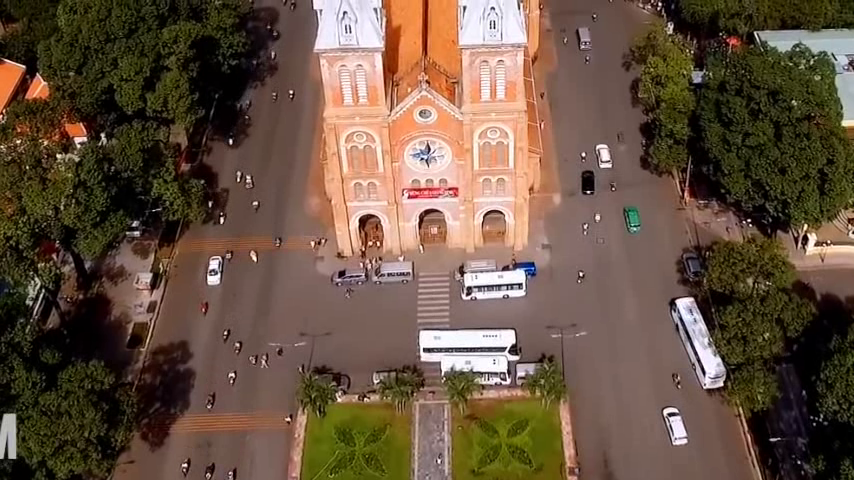
//> input picture frame 12 of opencv-saigon/vietnam_xvid.avi, 854 x 480 px
$ ./saigon   (built with g++ and OpenCV 4)
//> lines starting //> are read from the running program, lines starting //| are printed output that depends on the picture; after the words box and inside, x2 and y2 are one past the last pixel; in counts of white or black regions, pixels touching at a corner belong together
#include <stdlib.h>
#include <stdio.h>
#include "cv.h"
#include "highgui.h"

#pragma comment(lib,"cv.lib")
#pragma comment(lib,"cxcore.lib")
#pragma comment(lib,"highgui.lib")

#define MAX_CORNER 100
CvVideoWriter* videoWriter;
int writerSpeed = 25;
void count_object()
{
	CvCapture* capture = cvCaptureFromAVI( "vietnam_xvid.avi" );
	IplImage* frame = cvQueryFrame(capture);
//> frame is the input picture: 480 rows x 854 cols, CV_8UC3; mean B, G, R 65.9, 82.9, 103.8
	if(!videoWriter){
		videoWriter = cvCreateVideoWriter("save.avi",CV_FOURCC('x','v','i','d'),writerSpeed, cvSize(frame->width,frame->height));
	}

	CvFont font;
	cvInitFont( &font, CV_FONT_HERSHEY_SIMPLEX,0.4, 0.4, 0, 1, CV_AA );

	while(1)
	{
		frame=cvQueryFrame(capture);
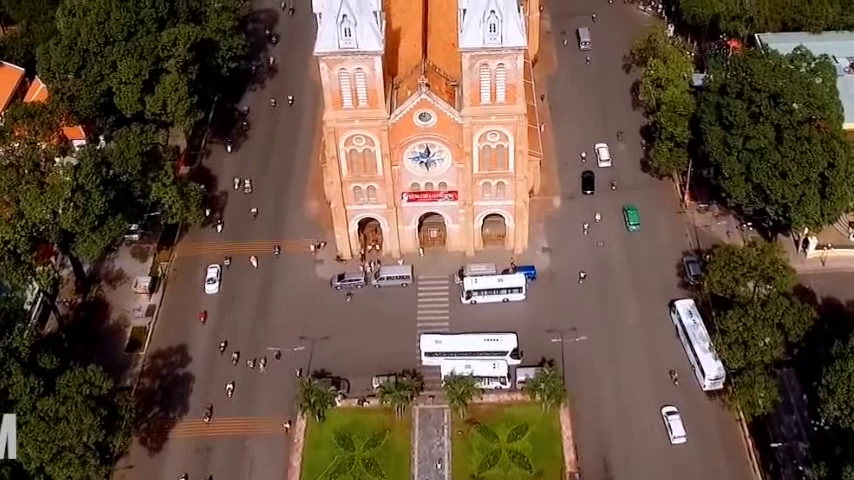
//> input picture frame 13 of opencv-saigon/vietnam_xvid.avi, 854 x 480 px
//> frame is the input picture: 480 rows x 854 cols, CV_8UC3; mean B, G, R 66.8, 83.1, 104.6

		if(!frame){
			printf("get frame error\n");
			break;
		}
		cvPutText( frame, "Count Object", cvPoint(5,cvGetSize(frame).height-20), &font, CV_RGB(0,255,0));
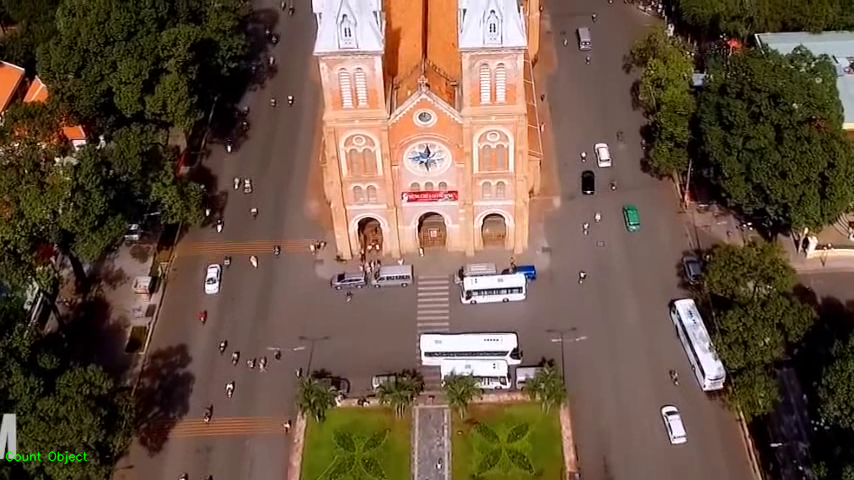
//> frame: 480 rows x 854 cols, CV_8UC3; 0.14% of pixels changed, all inside (x1, y1, x2, y2) = (5, 450, 88, 465)

		IplImage*  gray = cvCreateImage(cvGetSize(frame),8,1);
		cvCvtColor(frame,gray,CV_BGR2GRAY);
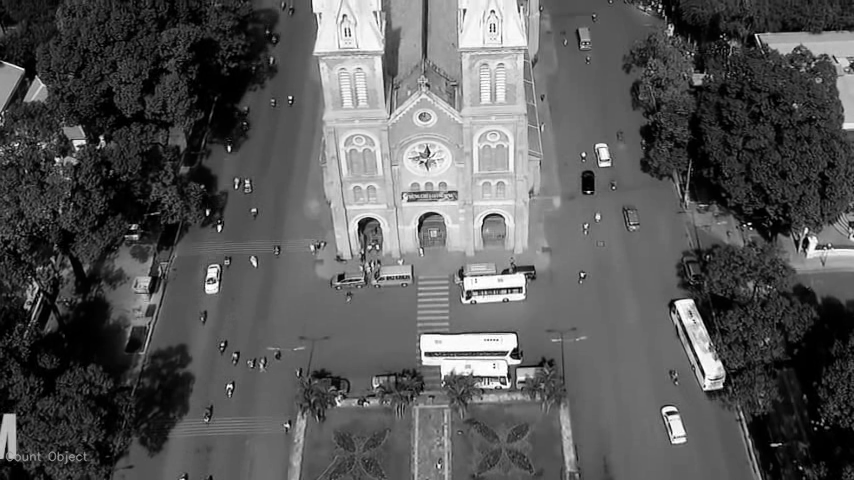
//> gray: 480 rows x 854 cols, CV_8UC1; min 0, max 255, mean 87.7
		gray->origin = frame->origin;

		int slider_pos = 150;
		cvThreshold( gray, gray, slider_pos, 255, CV_THRESH_BINARY );
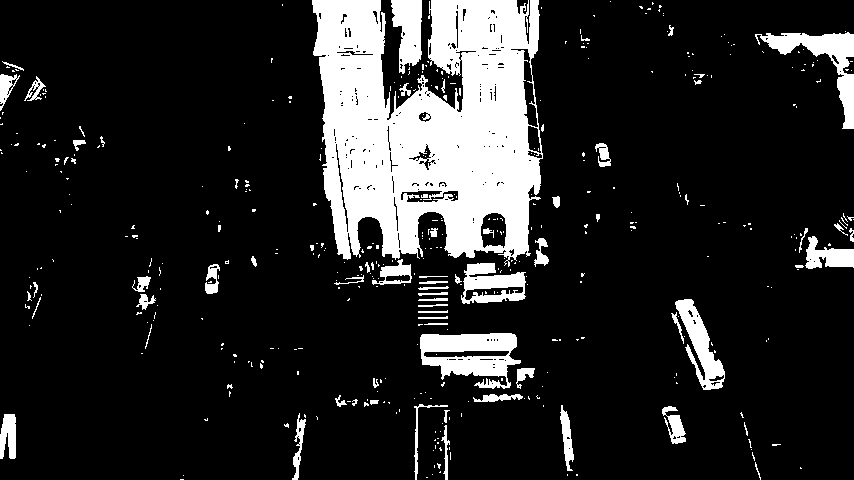
//> gray: 480 rows x 854 cols, CV_8UC1; 15.4% white; 430 white regions (362 under 20 px), largest, box (x1, y1, x2, y2) and area: (312, 0, 543, 267) 43061, (420, 333, 521, 389) 3352, (755, 32, 854, 129) 2525
		//cvNot(gray,gray);
		//cvShowImage("monitor",gray);

		int an = 5;
		IplConvKernel* element = cvCreateStructuringElementEx( an*2+1, an*2+1, an, an, CV_SHAPE_RECT, 0 );

		cvDilate(gray,gray,element,1);
		cvErode(gray,gray,element,1);

		//cvShowImage("monitor",gray);

		CvMemStorage* storage = cvCreateMemStorage(0);
		CvSeq* contour = NULL;
		//会改变image，所以有必要的话可以先cvCloneImage
		cvFindContours( gray, storage, &contour);
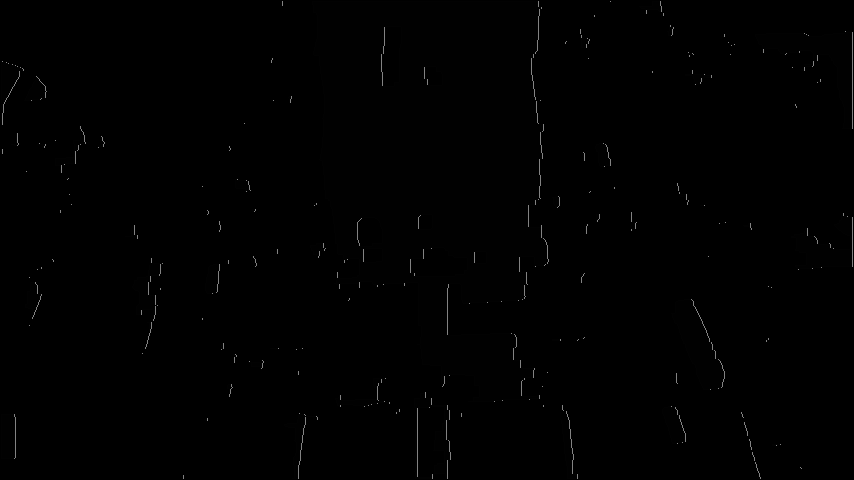
//> gray: 480 rows x 854 cols, CV_8UC1; min 0, max 130, mean 0.9
//> contour = 124 contours, 86 with area under 20; largest, box (x1, y1, x2, y2) and area: (312, 1, 549, 402) 66796, (755, 31, 853, 129) 2726, (671, 299, 725, 390) 2240, (791, 213, 853, 270) 1518, (410, 247, 468, 277) 1258

		int count = 0;
		CvFont font;
		char text[8];
		CvRect rect;
		cvInitFont( &font, CV_FONT_HERSHEY_SIMPLEX,0.4, 0.4, 0, 1, CV_AA );
		for( ; contour != 0; contour = contour->h_next ){
			//printf("length : %.2f  area : %.2f\n",cvArcLength(contour),cvContourArea(contour));//轮廓长度,轮廓面积
			rect = cvBoundingRect(contour,0);
			if(rect.x<140 || rect.x>700  || rect.x>300 && rect.x<550 || rect.width+rect.height >250 || rect.width+rect.height <4)
				continue;
			cvRectangle( frame, cvPoint(rect.x,rect.y),cvPoint(rect.x+rect.width,rect.y+rect.height),CV_RGB(0,255,255), 1, 8, 0 );
			count++;
			sprintf(text,"%02d",count);
			cvPutText( frame, text, cvPoint(rect.x+5,rect.y+15), &font, CV_RGB(0,255,0));
		}
//> this loop made 124 passes
//> (rect, text) on passes 1, 8, 11, 14, 15, 19, 21, 23, 24, 25, 27, 28: (Rect(183, 475, 1, 4), "01"), (Rect(204, 418, 4, 3), "02"), (Rect(284, 413, 34, 66), "03"), (Rect(662, 406, 24, 38), "04"), (Rect(560, 405, 18, 74), "05"), (Rect(227, 384, 6, 13), "06"), (Rect(674, 373, 4, 11), "07"), (Rect(297, 371, 2, 4), "08"), (Rect(248, 360, 16, 9), "09"), (Rect(233, 354, 4, 9), "10"), (Rect(294, 349, 3, 1), "11"), (Rect(298, 348, 5, 1), "12")
//> rect on passes 2 to 7: Rect(800, 467, 2, 2), Rect(755, 462, 6, 17), Rect(752, 452, 3, 9), Rect(772, 444, 9, 2), Rect(748, 439, 4, 11), Rect(744, 422, 4, 14)
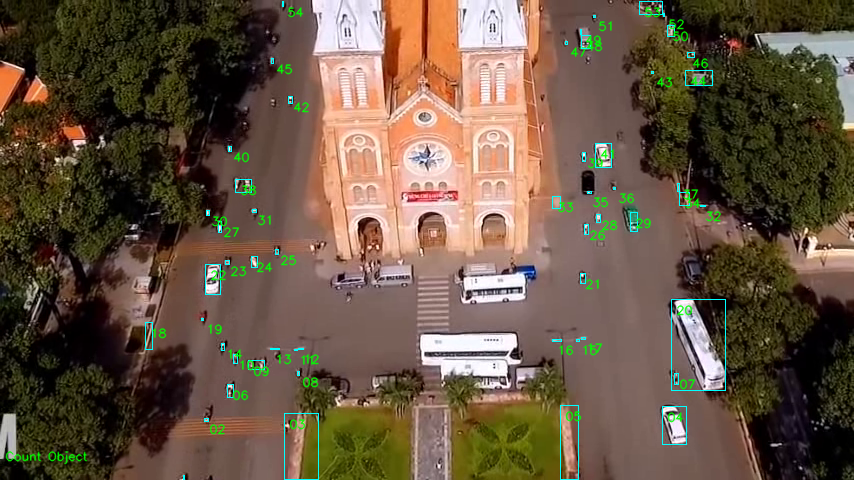
//> frame: 480 rows x 854 cols, CV_8UC3; 1.97% of pixels changed, all inside (x1, y1, x2, y2) = (145, 1, 726, 480)
//> after the loop, contour = 0 contours; count = 54

		cvShowImage("monitor",frame);
		cvWriteFrame(videoWriter,frame);

		if(cvWaitKey(20)>0) break; //这个必须要有，否则只有灰色窗口,数值可以控制播放速度
//> the 'x' key is pressed
	}
}

//lucas_kanade
// [252 lines left out: functions orient_speed, lock_on, main, not called in this run]

// added to run one function of the file
int main() { count_object(); }

$ run again, starting later in the video
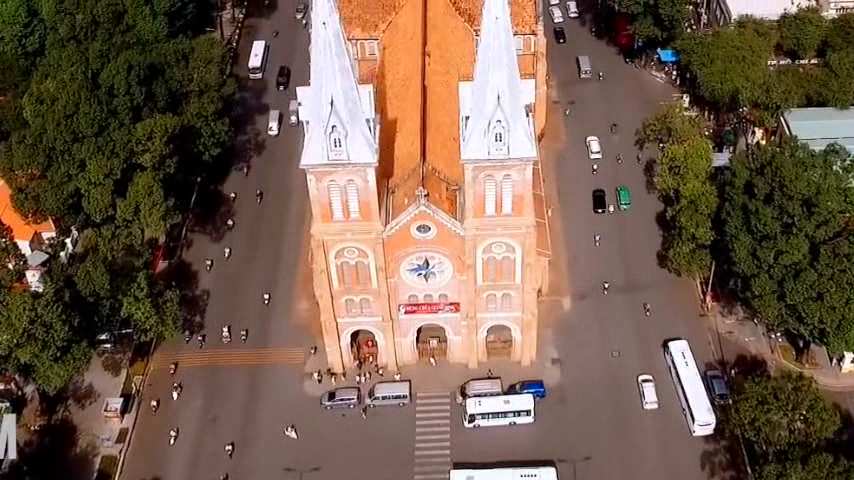
//> input picture frame 96 of opencv-saigon/vietnam_xvid.avi, 854 x 480 px
//> in count_object, frame is the input picture: 480 rows x 854 cols, CV_8UC3; mean B, G, R 77.6, 94, 117.3
//> in count_object, `cvFindContours( gray, storage, &contour);`:
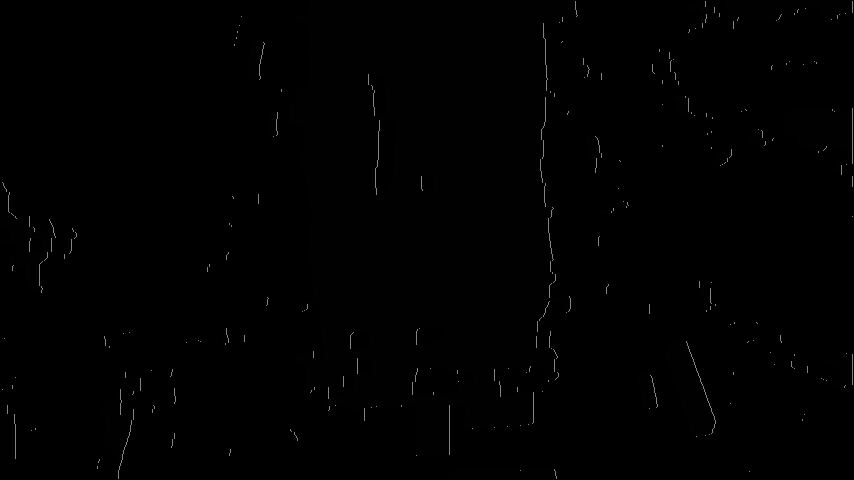
//> gray: 480 rows x 854 cols, CV_8UC1; min 0, max 130, mean 0.9
//> in count_object, `cvFindContours( gray, storage, &contour);`: contour = 99 contours, 57 with area under 20; largest, box (x1, y1, x2, y2) and area: (289, 1, 578, 456) 98176, (781, 108, 853, 175) 2402, (665, 341, 716, 437) 2318, (1, 182, 56, 293) 2120, (721, 1, 853, 29) 1723
//> the loop in count_object, `for( ; contour != 0; contour = contour->h_next )` made 99 passes
//> (rect, text) on passes 5, 6, 7, 11, 15, 20, 24, 33: (Rect(225, 449, 6, 7), "01"), (Rect(169, 433, 6, 15), "02"), (Rect(286, 429, 12, 12), "03"), (Rect(150, 405, 5, 8), "04"), (Rect(172, 388, 4, 16), "05"), (Rect(638, 375, 20, 34), "06"), (Rect(169, 369, 4, 8), "07"), (Rect(665, 341, 51, 96), "08")
//> after the loop in count_object, `for( ; contour != 0; contour = contour->h_next )`:
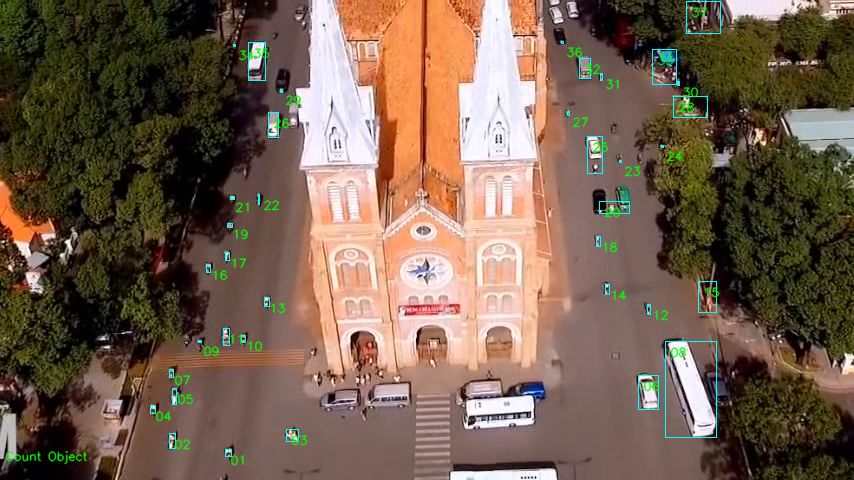
//> frame: 480 rows x 854 cols, CV_8UC3; mean B, G, R 78.5, 95.5, 116.9
//> after the loop in count_object, `for( ; contour != 0; contour = contour->h_next )`: contour = 0 contours; count = 37
